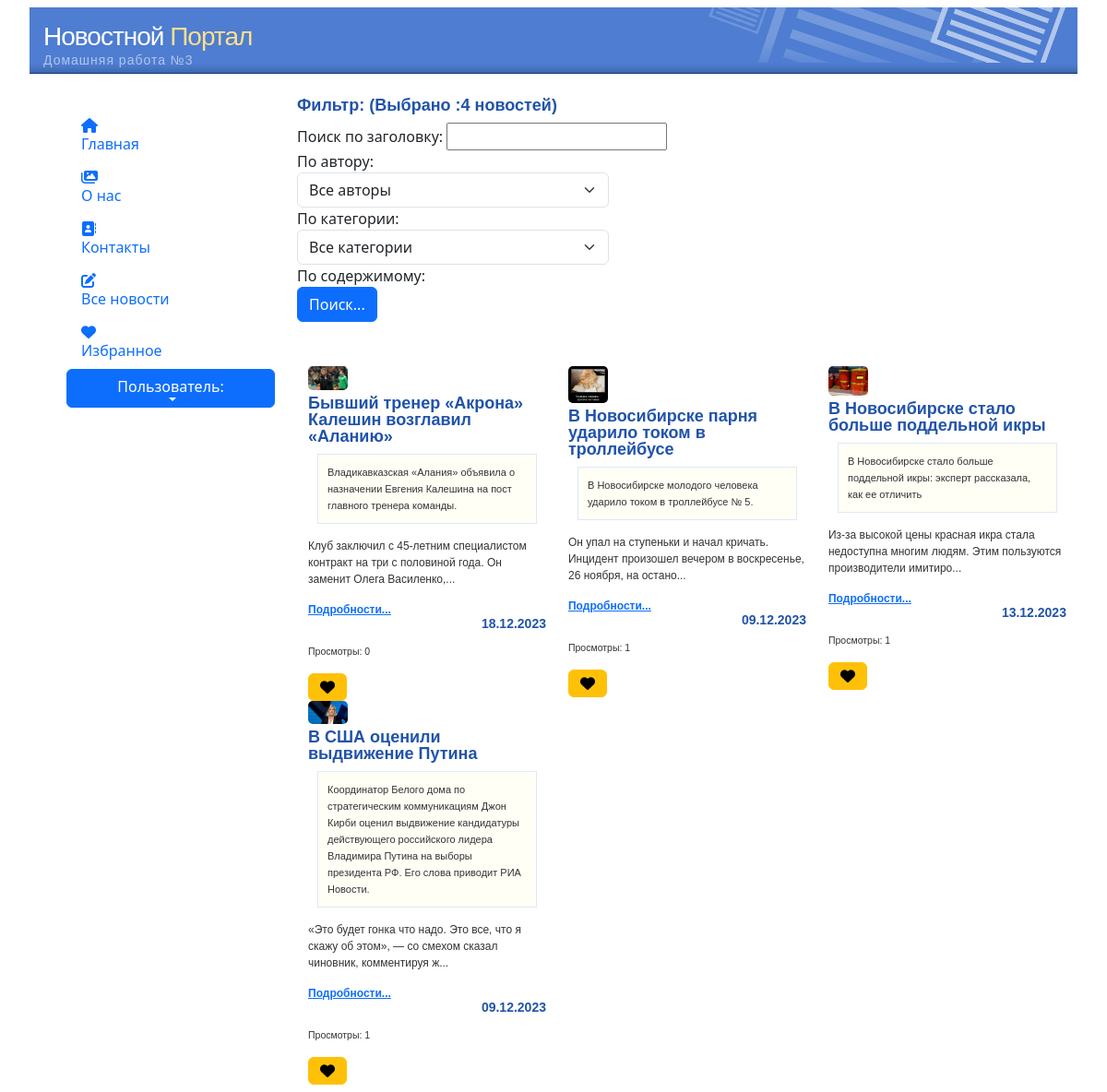
Page /news/pagination on the earlier database version.
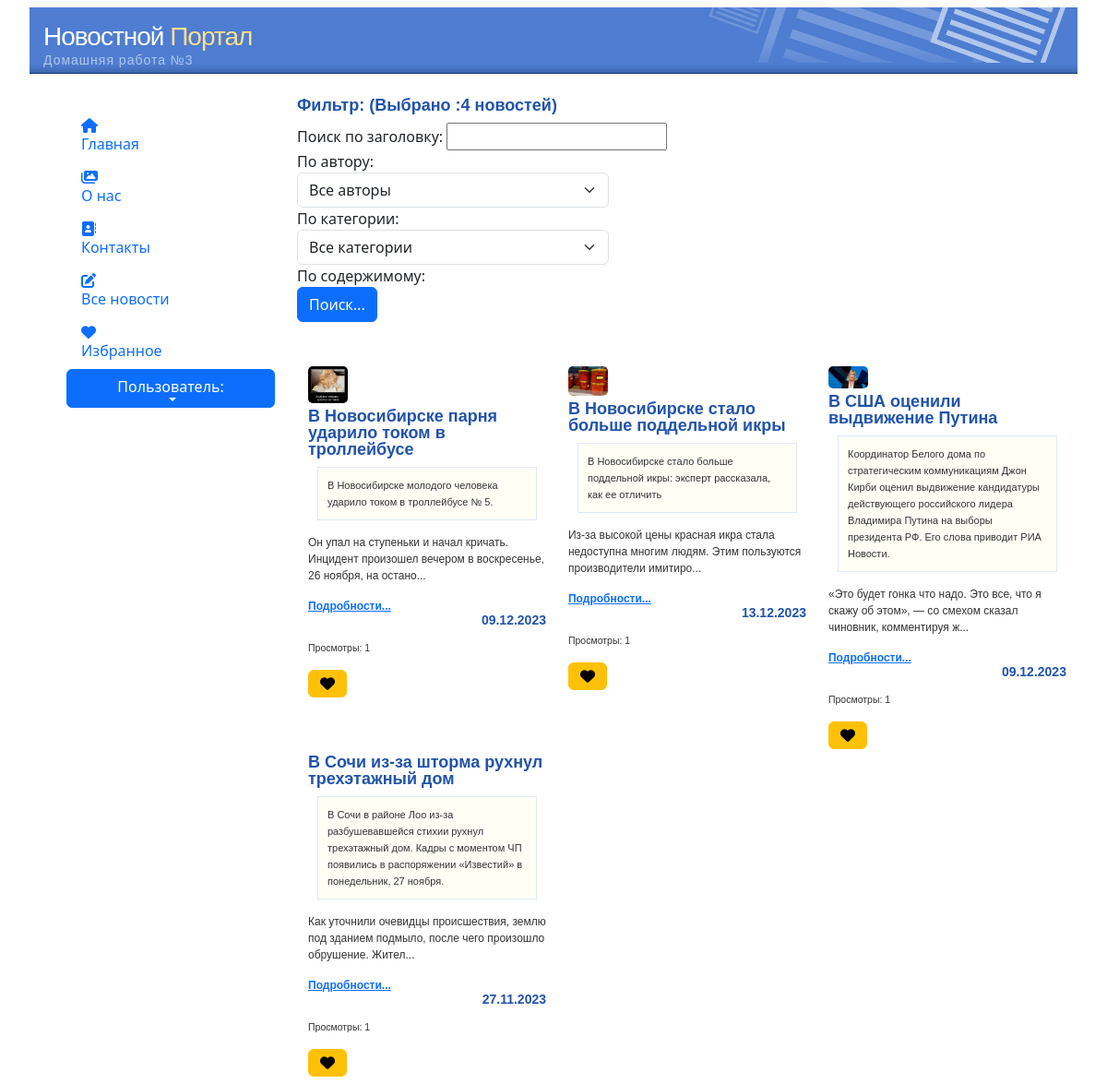
Same page on the later database version.
### news/models.py (models this page shows, shortened)
class Article(models.Model):
    categories = (('E','Economics'),
                  ('S','Science'),
                  ('IT','IT'))
    author = models.ForeignKey(User, on_delete=models.SET_NULL, null=True, verbose_name='Автор')
    title = models.CharField('Заголовок', max_length=50, default='')
    anouncement = models.TextField('Аннотация', max_length=250)
    text = models.TextField('Текст новости')
    date = models.DateTimeField('Дата создания', auto_now=True)
    category = models.CharField(choices=categories, max_length=50, default='', verbose_name='Категория')
    tags = models.ManyToManyField(to=Tag, blank=True, verbose_name='Тэги')
    slug = models.SlugField()
    def get_absolute_url(self):
        return f'/news/show/{self.id}'
    def get_views(self):
        return self.views.count()
    class Meta:
        ordering = ['title', 'date']
        verbose_name = 'Новость'
        verbose_name_plural = 'Новости'

class Image(models.Model):
    article = models.ForeignKey(Article, on_delete=models.CASCADE)
    name = models.CharField(max_length=50, blank=True)
    image = models.ImageField(upload_to='article_images/')

### news/views.py (the view)
# urls.py: path('pagination', views.pagination, name='pagination'),
def pagination(request):
    articles = Article.objects.all()
    p = Paginator(articles, 4)
    page_number = request.GET.get('page')
    page_obj = p.get_page(page_number)
    context = {'articles': page_obj}
    return render(request, 'news/all_news.html', context)

### news/templates/news/all_news.html (shortened to what this page needs)
{% extends 'home01/index.html' %}
{% load static %}
{% load bootstrap5 %}
{% block content %}
<link rel="stylesheet" href="https://ajax.googleapis.com/ajax/libs/jqueryui/1.11.4/themes/smoothness/jquery-ui.css">
  <div id="content" >
    <div class="content_center" align="left">
        <div class="row">
        <label><h3> Фильтр: (Выбрано :{{ articles|length }} новостей) </h3>
            <form method="post">
                      <div class="row">
                        <div class="search">
                            <label for="search_input">Поиск по заголовку: </label>
                            <input id="search_input" name="search_input">
                        </div>
                      </div>
                        <label for="author_filter">По автору:</label>
                            <select class="form-select" name="author_filter" style="width:40%" >
                                <option value="0">Все авторы</option>
                            </select>
                        <label for="category_filter">По категории:</label>
                            <select class="form-select" name="category_filter" style="width:40%">
                                <option value="0">Все категории</option>
                            </select>
                        <label for="category_filter">По содержимому:</label>
                        <br>
                            <input type="submit" class="btn btn-primary" value="Поиск...">
                        <br>
            </form>
        </label>
    </div>
    </div>
  <br>
  <br>
   <div class="container-fluid">
       <div class="row">
           {% for articl in articles %}
               <div id="news" class="col-xs-4 col-sm-4 col-md-4 col-lg-4">
               {% if articl.image_set.all %}
                    <div class="col-xs-4 col-sm-4 col-md-4 col-lg-4">
                        <img src="{{ articl.image_set.all.0.image.url }}"
                             style="width:50%; height:auto; border-radius:5px;">
                    </div>
               {% endif %}
               <h3>{{ articl.title }}</h3>
                   <div class='featurebox_side'>{{ articl.anouncement }}</div>
                   <p>{{ articl.text|slice:":100" }}...</p>
                   <p class="lead mb-0"><a href="{{ articl.get_absolute_url }}" class="fw-bold">Подробности...</a></p>
                <h4 align="right">{{ articl.date|date:"d.m.Y" }}</h4>
               <p><small> Просмотры: {{ articl.get_views }}</small></p>
               <a class="btn btn-warning" href="{% url 'favorites' articl.pk %}"><i class="fa fa-heart"></i></a>
           </div>
           {% endfor %}
      </div>
   </div>
  </div>
{% endblock %}

Differences in the rows shown:
removed Article: image_set.all.0.image (picture), title "Бывший тренер «Акрона» Калешин возглавил «Аланию»", anouncement "Владикавказская «Алания» объявила о назначении Евгения Калешина на пост главного тренера команды.", text "Клуб заключил с 45-летним специалистом контракт на три с половиной года. Он заменит Олега Василенко,", date "18.12.2023", get_views "0"
now on this page (row unchanged): Article: title "В Сочи из-за шторма рухнул трехэтажный дом", anouncement "В Сочи в районе Лоо из-за разбушевавшейся стихии рухнул трехэтажный дом. Кадры с моментом ЧП появились в распоряжении «Известий» в понедельник, 27 ноября.", text "Как уточнили очевидцы происшествия, землю под зданием подмыло, после чего произошло обрушение. Жител", date "27.11.2023", get_views "1"
